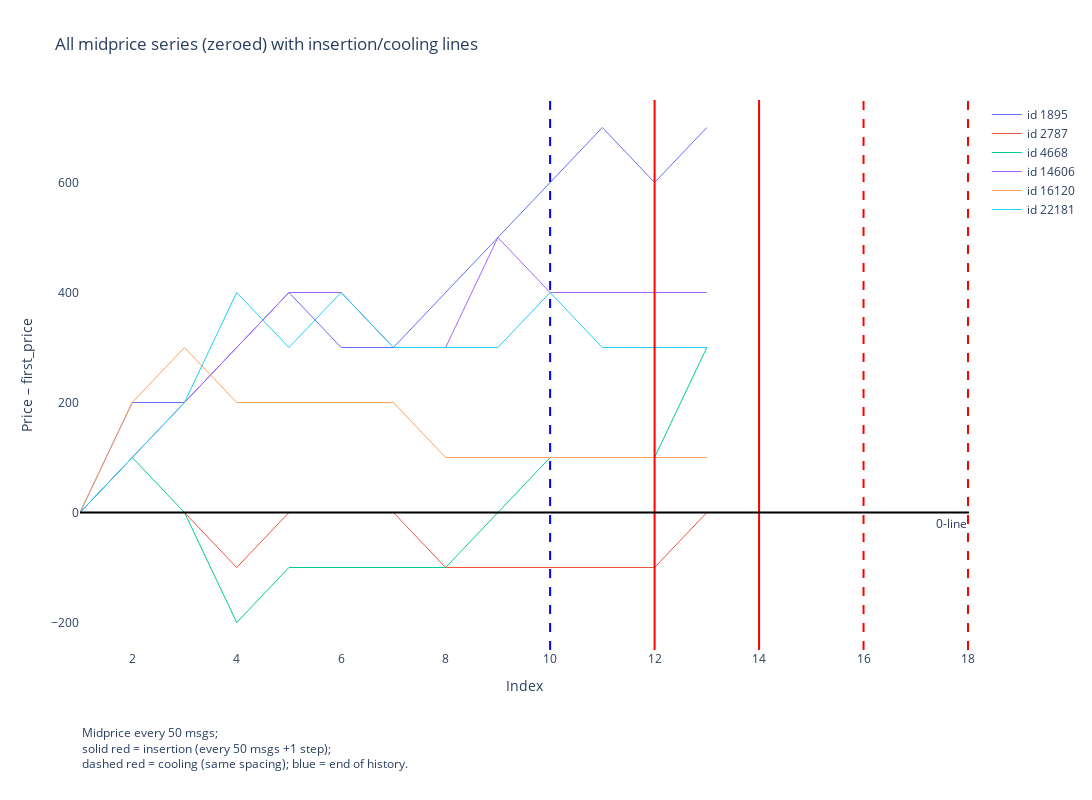

Here is the notebook cell this chart was saved with:
### Code cell
# convert to “mid-price sample” units
hist_steps   = hist_msgs // midprice_step_size       # 500
gen_steps     = n_gen_msgs // midprice_step_size     # 50
gen_block     = gen_steps + 1                        # 51

# build zeroed series…
all_series = []
for row in merged.itertuples(index=False):
    data = np.array(row.merged_data)
    all_series.append(data - data[0])
all_series = np.vstack(all_series)
x          = np.arange(1, all_series.shape[1]+1)

# compute mean/std
mean_s = all_series.mean(axis=0)
std_s  = all_series.std(axis=0)

fig = go.Figure()

# faint individual
for row, arr0 in zip(merged.itertuples(False), all_series):
    fig.add_trace(go.Scatter(x=x, y=arr0, mode='lines',
                             opacity=1.0, hoverinfo='skip',
                             line=dict(width=1), name=f"id {row.id}"))

# history-end
fig.add_vline(x=hist_steps, line=dict(color='blue',width=2,dash='dash'))

# all event-positions in one go
events = np.arange(1, num_insertions+num_coolings+1)
positions = hist_steps + gen_block*events

# first N as solid (insertions)
for pos in positions[:num_insertions]:
    fig.add_vline(x=pos, line=dict(color='red',width=2,dash='solid'))
# next M as dashed (coolings)
for pos in positions[num_insertions:]:
    fig.add_vline(x=pos, line=dict(color='red',width=2,dash='dash'))

print("insertion positions:", positions[:num_insertions].tolist())
print("cooling positions:  ", positions[num_insertions:].tolist())

# zero-line & layout
fig.add_hline(y=0, line=dict(color='black',width=2,dash='solid'),
              annotation_text="0-line", annotation_position="bottom right")
fig.update_layout(
    title="All midprice series (zeroed) with insertion/cooling lines",
    xaxis_title="Index", yaxis_title="Price – first_price",
    template="plotly_white", hovermode="x unified",
    height=800, width=1200, margin={"b":150}
)
fig.update_xaxes(showgrid=False)
fig.update_yaxes(showgrid=False)

info = (
    f"Midprice every {midprice_step_size} msgs;<br>"
    f"solid red = insertion (every {n_gen_msgs} msgs +1 step);<br>"
    f"dashed red = cooling (same spacing); blue = end of history."
)
fig.add_annotation(text=info, xref="paper", yref="paper",
                   x=0, y=-0.225, showarrow=False, align="left")
fig.show()

### Figure 1 — Plotly figure (JSON) as saved in the notebook; plotly's stock layout.template omitted (floating-point values rounded to 4 significant figures)
{"data": [{"hoverinfo": "skip", "line": {"width": 1}, "mode": "lines", "name": "id 1895", "opacity": 1, "type": "scatter", "x": [1, 2, 3, 4, 5, 6, 7, 8, 9, 10, 11, 12, 13], "y": [0, 200, 200, 300, 400, 300, 300, 400, 500, 600, 700, 600, 700]}, {"hoverinfo": "skip", "line": {"width": 1}, "mode": "lines", "name": "id 2787", "opacity": 1, "type": "scatter", "x": [1, 2, 3, 4, 5, 6, 7, 8, 9, 10, 11, 12, 13], "y": [0, 0, 0, -100, 0, 0, 0, -100, -100, -100, -100, -100, 0]}, {"hoverinfo": "skip", "line": {"width": 1}, "mode": "lines", "name": "id 4668", "opacity": 1, "type": "scatter", "x": [1, 2, 3, 4, 5, 6, 7, 8, 9, 10, 11, 12, 13], "y": [0, 100, 0, -200, -100, -100, -100, -100, 0, 100, 100, 100, 300]}, {"hoverinfo": "skip", "line": {"width": 1}, "mode": "lines", "name": "id 14606", "opacity": 1, "type": "scatter", "x": [1, 2, 3, 4, 5, 6, 7, 8, 9, 10, 11, 12, 13], "y": [0, 100, 200, 300, 400, 400, 300, 300, 500, 400, 400, 400, 400]}, {"hoverinfo": "skip", "line": {"width": 1}, "mode": "lines", "name": "id 16120", "opacity": 1, "type": "scatter", "x": [1, 2, 3, 4, 5, 6, 7, 8, 9, 10, 11, 12, 13], "y": [0, 200, 300, 200, 200, 200, 200, 100, 100, 100, 100, 100, 100]}, {"hoverinfo": "skip", "line": {"width": 1}, "mode": "lines", "name": "id 22181", "opacity": 1, "type": "scatter", "x": [1, 2, 3, 4, 5, 6, 7, 8, 9, 10, 11, 12, 13], "y": [0, 100, 200, 400, 300, 400, 300, 300, 300, 400, 300, 300, 300]}], "layout": {"annotations": [{"showarrow": false, "text": "0-line", "x": 1, "xanchor": "right", "xref": "x domain", "y": 0, "yanchor": "top", "yref": "y"}, {"align": "left", "showarrow": false, "text": "Midprice every 50 msgs;<br>solid red = insertion (every 50 msgs +1 step);<br>dashed red = cooling (same spacing); blue = end of history.", "x": 0, "xref": "paper", "y": -0.225, "yref": "paper"}], "height": 800, "hovermode": "x unified", "margin": {"b": 150}, "shapes": [{"line": {"color": "blue", "dash": "dash", "width": 2}, "type": "line", "x0": 10, "x1": 10, "xref": "x", "y0": 0, "y1": 1, "yref": "y domain"}, {"line": {"color": "red", "dash": "solid", "width": 2}, "type": "line", "x0": 12, "x1": 12, "xref": "x", "y0": 0, "y1": 1, "yref": "y domain"}, {"line": {"color": "red", "dash": "solid", "width": 2}, "type": "line", "x0": 14, "x1": 14, "xref": "x", "y0": 0, "y1": 1, "yref": "y domain"}, {"line": {"color": "red", "dash": "dash", "width": 2}, "type": "line", "x0": 16, "x1": 16, "xref": "x", "y0": 0, "y1": 1, "yref": "y domain"}, {"line": {"color": "red", "dash": "dash", "width": 2}, "type": "line", "x0": 18, "x1": 18, "xref": "x", "y0": 0, "y1": 1, "yref": "y domain"}, {"line": {"color": "black", "dash": "solid", "width": 2}, "type": "line", "x0": 0, "x1": 1, "xref": "x domain", "y0": 0, "y1": 0, "yref": "y"}], "title": {"text": "All midprice series (zeroed) with insertion/cooling lines"}, "width": 1200, "xaxis": {"showgrid": false, "title": {"text": "Index"}}, "yaxis": {"showgrid": false, "title": {"text": "Price – first_price"}}}}
